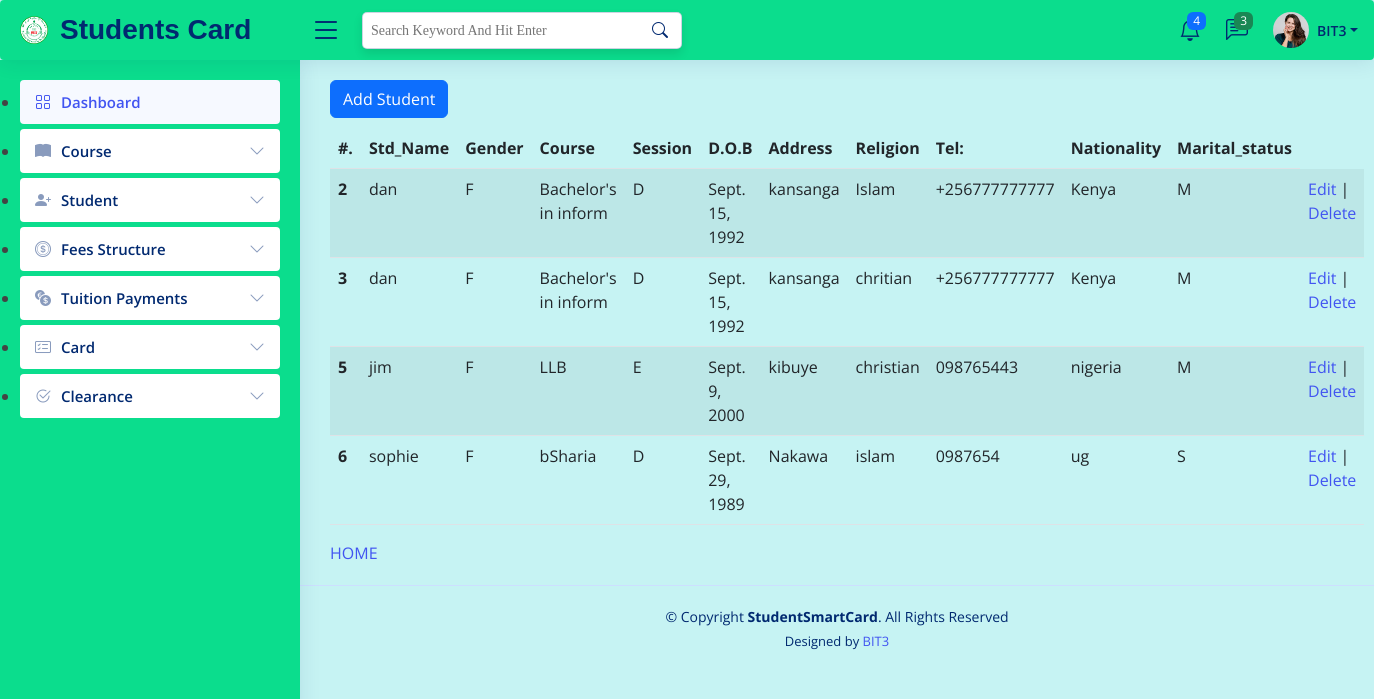
/add_student/ (signed in), run on the app's committed database.
### Cards/models.py (models this page shows, shortened)
class Student(models.Model):
    GENDER_OPTIONS=[
        ("M", "Male"),
        ("F","Female"),
    ]
    MARITAL_STATUS_OPTIONS=[
        ("M","Married"),
        ("S","Single"),
    ]
    SESSION_OPTIONS = [
        ("Day","Day"),
       ("Evening", "Evening"),
        ("Weekend", "Weekend"),
    ]
    student_name = models.CharField(max_length = 50, null= True, blank= True)
    gender = models.CharField(max_length=2, choices=GENDER_OPTIONS)
    course = models.ForeignKey(Course,on_delete=models.CASCADE)
    session = models.CharField(max_length = 8, choices = SESSION_OPTIONS ,null= True, blank= True)
    date_of_birth = models.DateField(auto_now = False)
    address = models.CharField(max_length = 255, null= True, blank= True)
    religion = models.CharField(max_length=20)
    telephone_no = models.CharField(max_length = 15)
    nationality = models.CharField(max_length = 20,null= True, blank= True)
    marital_status = models.CharField(max_length=2, choices= MARITAL_STATUS_OPTIONS)

class Course(models.Model):
    course_name = models.CharField(max_length=20)
    faculty = models.CharField(max_length=50)
    course_code = models.CharField(max_length=20)
    duration = models.CharField(max_length=20)
    def __str__(self):
        return self.course_name

### Cards/views.py (the view)
# urls.py: path('add_student/', add_student_view, name = 'add_student_page'),
@login_required
def add_student_view(request):
    message = ""
    if request.method == "POST":
        student_form = StudentForm(request.POST)
        if student_form.is_valid():
            student_form.save()
        messages.success(request, message = 'Student has been Added Successfully !')
    else:
        student_form = StudentForm()
    students = Student.objects.all()
    context = {
        'form' : student_form,
        'msg' : message,
        'students' : students,
    }
    return render(request, "add_student.html", context)

### Cards/forms.py
class StudentForm(ModelForm):
    class Meta:
        model = Student
        fields = '__all__'

### Cards/templates/add_student.html (shortened to what this page needs)
{% extends './base2.html' %}
{% load crispy_forms_tags %}
{% block content %}
                <button type="button" class="btn btn-primary" data-bs-toggle="modal" data-bs-target="#basicModal">
                Add Student
                </button>
    </div>
            <table class="table table-striped">
                <thead>
                    <tr>
                        <th scope="col">#.</th>
                        <th scope="col">Std_Name</th>
                        <th scope="col">Gender</th>
                        <th scope="col">Course</th>
                        <th scope="col">Session</th>
                        <th scope="col">D.O.B</th>
                        <th scope="col">Address</th>
                        <th scope="col">Religion</th>
                        <th scope="col">Tel:</th>
                        <th scope="col">Nationality</th>
                        <th scope="col">Marital_status</th>
                    </tr>
                </thead>
                    <tbody>
                        {% for student in students %}
                            <tr>
                                <th scope="row">{{student.id}}</th>
                                <td>{{student.student_name}}</td>
                                <td>{{student.gender}}</td>
                                <td>{{student.course}}</td>
                                <td>{{student.session}}</td>
                                <td>{{student.date_of_birth}}</td>
                                <td>{{student.address}}</td>
                                <td>{{student.religion}}</td>
                                <td>{{student.telephone_no}}</td>
                                <td>{{student.nationality}}</td>
                                <td>{{student.marital_status}}</td>
                                <td>
                                    <a href="{% url 'edit_student_page' student.id %}">Edit</a> |
                                    <a href="{% url 'delete_student_page' student.id %}"
                                    onclick ="return confirm('Are you sure to delete this Student')">
                                    Delete
                                    </a>
                                </td>
                            </tr>
                        {% endfor %}
                    </tbody>
                </table>
        <a href="{% url 'index_page' %}">HOME</a>
{% endblock content %}

### Cards/templates/base2.html (shortened to what this page needs)
<!DOCTYPE html>
<html lang="en">
{% load static  %}
<head>
  <link href="{% static 'assets/vendor/bootstrap/css/bootstrap.min.css' %}" rel="stylesheet">
  <link href="{% static 'assets/vendor/bootstrap-icons/bootstrap-icons.css' %}" rel="stylesheet">
  <link href="{% static 'assets/vendor/boxicons/css/boxicons.min.css' %}" rel="stylesheet">
  <link href="{% static 'assets/vendor/quill/quill.snow.css' %}" rel="stylesheet">
  <link href="{% static 'assets/vendor/quill/quill.bubble.css' %}" rel="stylesheet">
  <link href="{% static 'assets/vendor/remixicon/remixicon.css' %}" rel="stylesheet">
  <link href="{% static 'assets/vendor/simple-datatables/style.css' %}" rel="stylesheet">
  <link href="{% static 'assets/css/style.css' %}" rel="stylesheet">
</head>
<body>
  <header id="header" class="header fixed-top d-flex align-items-center">
    <div class="d-flex align-items-center justify-content-between">
      <a href="#" class="logo d-flex align-items-center">
        <img src="{% static 'assets/img/logo.png' %}" alt="favicon.png">
        <span class="d-none d-lg-block">Students Card</span>
      </a>
      <i class="bi bi-list toggle-sidebar-btn"></i>
    </div>
    <div class="search-bar">
      <form class="search-form d-flex align-items-center" method="POST" action="#">
        <input type="text" name="query" placeholder="Search Keyword And Hit Enter" title="Enter search keyword">
        <button type="submit" title="Search"><i class="bi bi-search"></i></button>
      </form>
    </div>
    <nav class="header-nav ms-auto">
      <ul class="d-flex align-items-center">
        <li class="nav-item dropdown">
          <a class="nav-link nav-icon" href="#" data-bs-toggle="dropdown">
            <i class="bi bi-bell"></i>
            <span class="badge bg-primary badge-number">4</span>
          </a>
        </li>
        <li class="nav-item dropdown">
          <a class="nav-link nav-icon" href="#" data-bs-toggle="dropdown">
            <i class="bi bi-chat-left-text"></i>
            <span class="badge bg-success badge-number">3</span>
          </a>
        </li>
        <li class="nav-item dropdown pe-3">
          <a class="nav-link nav-profile d-flex align-items-center pe-0" href="#" data-bs-toggle="dropdown">
            <img src="{% static 'assets/img/profile.jpg' %}" alt="Profile" class="rounded-circle">
            <span class="d-none d-md-block dropdown-toggle ps-2">BIT3</span>
          </a>
        </li>
      </ul>
    </nav>
  </header>
  <aside id="sidebar" class="sidebar">
    <ul class="sidebar-nav" id="sidebar-nav">
      <li class="nav-item">
        <a class="nav-link " href="index.html">
          <i class="bi bi-grid"></i>
          <span>Dashboard</span>
        </a>
      </li>
      <li class="nav-item">
        <a class="nav-link collapsed" data-bs-target="#components-nav" data-bs-toggle="collapse" href="{% url 'add_course_page' %}">
          <i class="bi bi-book-fill"></i><span>Course</span><i class="bi bi-chevron-down ms-auto"></i>
        </a>
      </li>
      <li class="nav-item">
        <a class="nav-link collapsed" data-bs-target="#forms-nav" data-bs-toggle="collapse" href="{% url 'add_student_page' %}">
          <i class="bi bi-person-plus-fill"></i><span>Student</span><i class="bi bi-chevron-down ms-auto"></i>
        </a>
      </li>
      <li class="nav-item">
        <a class="nav-link collapsed" data-bs-target="#tables-nav" data-bs-toggle="collapse" href="{% url 'add_feesstructure_page' %}">
          <i class="bi bi-coin"></i><span>Fees Structure</span><i class="bi bi-chevron-down ms-auto"></i>
        </a>
      </li>
      <li class="nav-item">
        <a class="nav-link collapsed" data-bs-target="#charts-nav" data-bs-toggle="collapse" href="{% url 'add_tuitionpayment_page' %}">
          <i class="bi bi-currency-exchange"></i><span>Tuition Payments</span><i class="bi bi-chevron-down ms-auto"></i>
        </a>
      </li>
      <li class="nav-item">
        <a class="nav-link collapsed" data-bs-target="#icons-nav" data-bs-toggle="" href="{% url 'add_card_page' %}">
          <i class="bi bi-card-checklist"></i><span>Card</span><i class="bi bi-chevron-down ms-auto"></i>
        </a>
      <li class="nav-item">
          <a class="nav-link collapsed" data-bs-target="#icons-nav" data-bs-toggle="collapse" href="{% url 'add_clearance_page' %}">
            <i class="bi bi-check2-circle"></i><span>Clearance</span><i class="bi bi-chevron-down ms-auto"></i>
          </a>
  </aside>
  <main id="main" class="main">
    <div class="pagetitle">
      {% block content %}
      {% endblock content %}
  </main>
  <footer id="footer" class="footer">
    <div class="copyright">
      &copy; Copyright <strong><span>StudentSmartCard</span></strong>. All Rights Reserved
    </div>
    <div class="credits">
      Designed by <a href="https://bootstrapmade.com/">BIT3</a>
    </div>
  </footer>
</body>
</html>

### static/assets/css/style.css (style rules this page uses)
:root { scroll-behavior: smooth; }
body { font-family: "Open Sans", sans-serif; background: #c6f3f3; color: #444444; }
a { color: #4154f1; text-decoration: none; }
#main { margin-top: 60px; padding: 20px 30px; transition: all 0.3s; }
.pagetitle { margin-bottom: 10px; }
.logo { line-height: 1; }
@media (min-width: 1200px) { .logo { width: 280px; } }
.logo img { max-height: 28px; margin-right: 12px; }
.logo span { font-size: 28px; font-weight: 700; justify-content: center; color: #012970; font-family: Arial, Helvetica, sans-serif; }
.header { transition: all 0.5s; z-index: 997; border-radius: 4px; height: 60px; box-shadow: 0px 2px 20px rgba(1, 41, 112, 0.1); background-color: #0bdd8d; padding-left: 20px; }
.header .toggle-sidebar-btn { font-size: 32px; padding-left: 10px; cursor: pointer; color: #012970; }
.header .search-bar { min-width: 360px; padding: 0 20px; }
.header .search-form { width: 100%; }
.header .search-form input { border: 0; font-family: 'Times New Roman', Times, serif; font-size: 14px; color: #012970; border: 1px solid rgba(1, 41, 112, 0.2); padding: 7px 38px 7px 8px; border-radius: 5px; transition: 0.3s; box-shadow: 0 5px 10px rgba(0, 0, 1, 0.1); width: 100%; }
.header .search-form button { border: 0; padding: 0; margin-left: -30px; background: none; }
.header .search-form button i { color: #012970; }
.header-nav ul { list-style: none; }
.header-nav>ul { margin: 0; padding: 0; }
.header-nav .nav-icon { font-size: 22px; color: #012970; margin-right: 25px; position: relative; }
.header-nav .nav-profile { color: #012970; }
.header-nav .nav-profile img { max-height: 36px; }
.header-nav .nav-profile span { font-size: 14px; font-weight: 600; }
.header-nav .badge-number { position: absolute; inset: -2px -5px auto auto; font-weight: normal; font-size: 12px; padding: 3px 6px; }
.sidebar { position: fixed; top: 60px; left: 0; bottom: 0; width: 300px; z-index: 996; transition: all 0.3s; padding: 20px; overflow-y: auto; scrollbar-width: thin; scrollbar-color: #aab7cf transparent; box-shadow: 0px 0px 20px rgba(1, 41, 112, 0.1); background-color: #0bdd8d; }
@media (min-width: 1200px) { #main, #footer { margin-left: 300px; } }
.sidebar-nav { padding: 0; margin: 0; list-style: none; }
.sidebar-nav li { padding: 0; margin: 0; list-style: disc; }
.sidebar-nav .nav-item { margin-bottom: 5px; }
.sidebar-nav .nav-link { display: flex; align-items: center; font-size: 15px; font-weight: 600; color: #4154f1; transition: 0.3; background: #f6f9ff; padding: 10px 15px; border-radius: 4px; }
.sidebar-nav .nav-link i { font-size: 16px; margin-right: 10px; color: #4154f1; }
.sidebar-nav .nav-link.collapsed { color: #012970; background: #fff; }
.sidebar-nav .nav-link.collapsed i { color: #899bbd; }
.sidebar-nav .nav-link .bi-chevron-down { margin-right: 0; transition: transform 0.2s ease-in-out; }
.footer { padding: 20px 0; font-size: 14px; transition: all 0.3s; border-top: 1px solid #cddfff; }
.footer .copyright { text-align: center; color: #012970; }
.footer .credits { padding-top: 5px; text-align: center; font-size: 13px; color: #012970; }

### data on the page
Student: id "2", student_name "dan", gender "F", course "Bachelor's in inform", session "D", date_of_birth "Sept. 15, 1992", address "kansanga", religion "Islam", telephone_no "+256777777777", nationality "Kenya", marital_status "M"
Student: id "3", student_name "dan", gender "F", course "Bachelor's in inform", session "D", date_of_birth "Sept. 15, 1992", address "kansanga", religion "chritian", telephone_no "+256777777777", nationality "Kenya", marital_status "M"
Student: id "5", student_name "jim", gender "F", course "LLB", session "E", date_of_birth "Sept. 9, 2000", address "kibuye", religion "christian", telephone_no "098765443", nationality "nigeria", marital_status "M"
Student: id "6", student_name "sophie", gender "F", course "bSharia", session "D", date_of_birth "Sept. 29, 1989", address "Nakawa", religion "islam", telephone_no "0987654", nationality "ug", marital_status "S"
